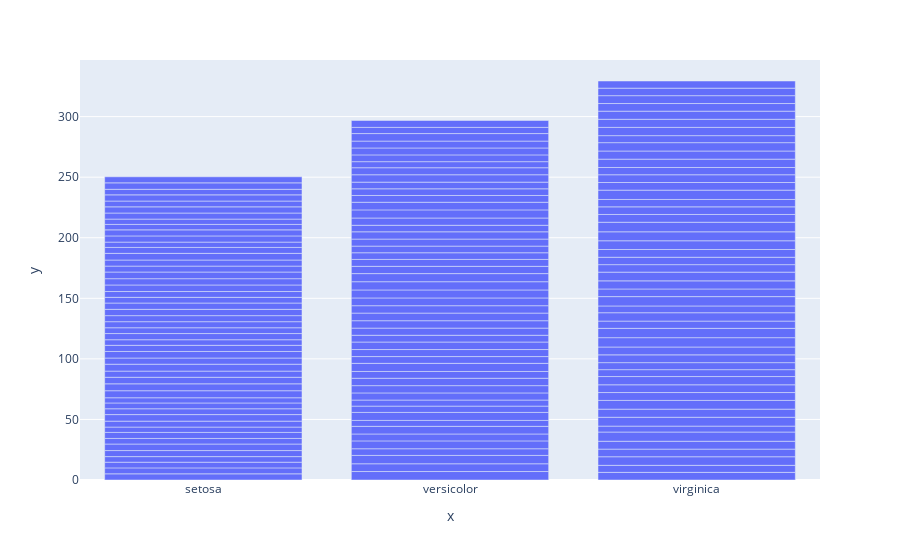

The notebook cell saved with this chart:
### Markdown cell above
5. Generate a bar plot using Plotly.

### Code cell
import matplotlib.pyplot as plt
import seaborn as sns
import pandas as pd
import plotly.express as px

#load the dataset
df = sns.load_dataset('iris')

fig = px.bar(x =df['species'],y = df['sepal_length'])
fig.show()

### Figure 1 — Plotly figure (JSON) as saved in the notebook; plotly's stock layout.template omitted (floating-point values rounded to 4 significant figures; data arrays with more than 128 entries replaced by an {"elided": "..."} marker saying what was removed)
{"data": [{"alignmentgroup": "True", "hovertemplate": "x=%{x}<br>y=%{y}<extra></extra>", "legendgroup": "", "marker": {"color": "#636efa", "pattern": {"shape": ""}}, "name": "", "offsetgroup": "", "orientation": "v", "showlegend": false, "textposition": "auto", "type": "bar", "x": {"elided": "150 str values"}, "xaxis": "x", "y": {"elided": "150 float values"}, "yaxis": "y"}], "layout": {"barmode": "relative", "legend": {"tracegroupgap": 0}, "margin": {"t": 60}, "xaxis": {"anchor": "y", "domain": [0, 1], "title": {"text": "x"}}, "yaxis": {"anchor": "x", "domain": [0, 1], "title": {"text": "y"}}}}
